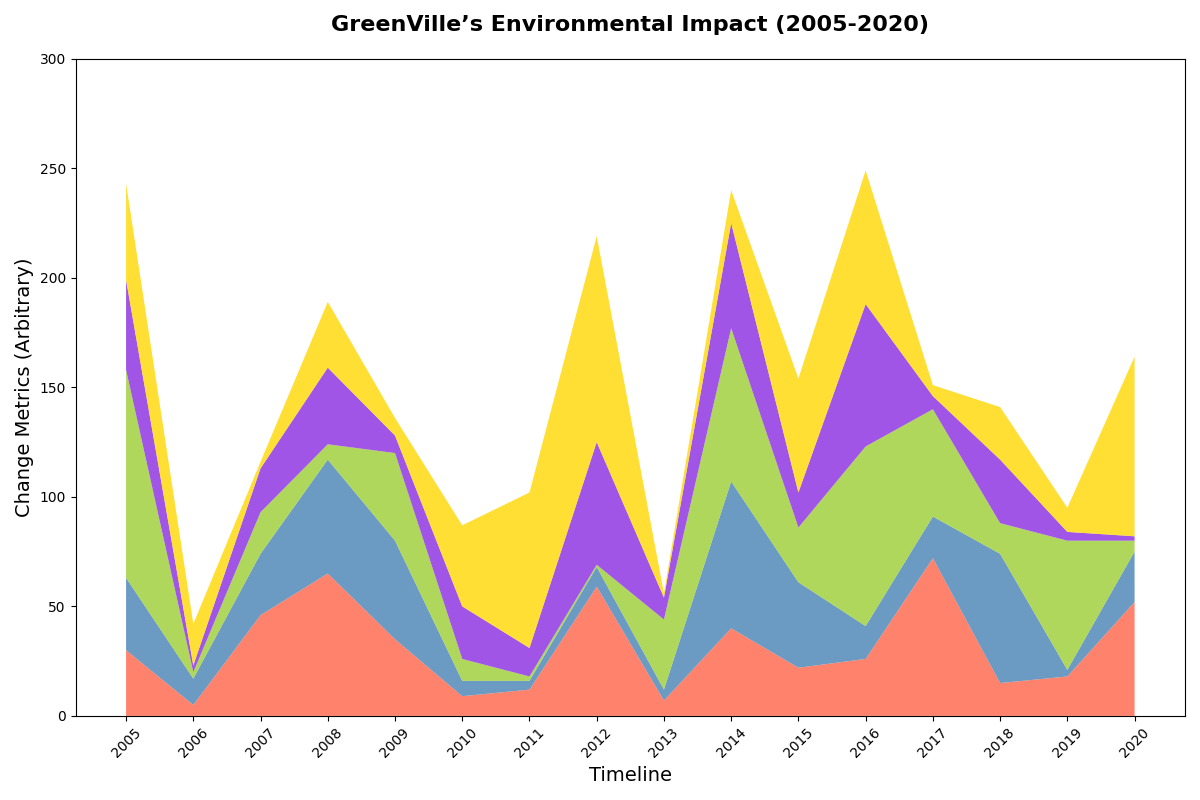

This chart was generated by the following Python code:
import matplotlib.pyplot as plt
import numpy as np

# Data
years = np.arange(2005, 2021)

waste_reduction = [30, 5, 46, 65, 35, 9, 12, 59, 7, 40, 22, 26, 72, 15, 18, 52]
water_conservation = [33, 12, 28, 52, 45, 7, 4, 9, 5, 67, 39, 15, 19, 59, 3, 23]
green_energy = [95, 3, 19, 7, 40, 10, 2, 1, 32, 70, 25, 82, 49, 14, 59, 5]
community_awareness = [41, 3, 20, 35, 8, 24, 13, 56, 10, 48, 16, 65, 6, 29, 4, 2]
urban_greenery = [44, 19, 3, 30, 8, 37, 71, 94, 2, 15, 52, 61, 5, 24, 11, 82]

sustainability_efforts = np.vstack([
    waste_reduction, water_conservation, green_energy, community_awareness, urban_greenery
])

# Plot
fig, ax = plt.subplots(figsize=(12, 8))
ax.stackplot(years, sustainability_efforts,
             colors=['#FF6347', '#4682B4', '#9ACD32', '#8A2BE2', '#FFD700'], alpha=0.8)

# Updated textual elements
ax.set_title("GreenVille’s Environmental Impact (2005-2020)", fontsize=16, fontweight='bold', pad=20)
ax.set_xlabel('Timeline', fontsize=14)
ax.set_ylabel('Change Metrics (Arbitrary)', fontsize=14)

ax.set_xticks(np.arange(2005, 2021, 1))
ax.set_yticks(np.arange(0, 301, 50))

plt.xticks(rotation=45)
plt.tight_layout()
plt.show()
